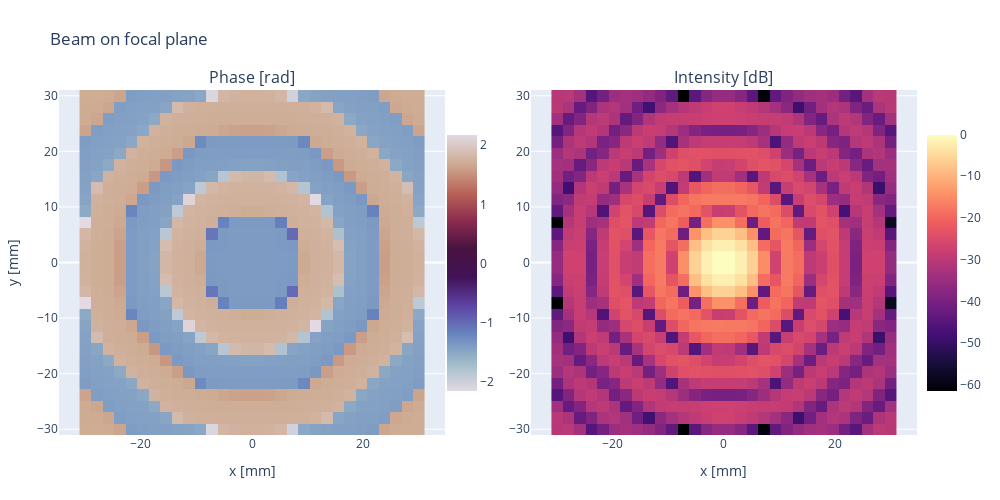

Write notebook code for a chart like this one.
### Code cell
############# plot the field #######################################
# import matplotlib.pyplot as plt
import plotly.graph_objects as go


field_fp = field_fp / np.max(np.abs(field_fp)) # normalize the field
plot_1 = go.Heatmap(
                    x=P_rx_x, 
                    y=P_rx_z,
                    z = np.angle(field_fp),
                    colorscale='Twilight',
                    showscale=True, colorbar=dict(len=0.8, x=0.44),
                    showlegend = False,
                    # hoverinfo='name', 
                    name="phase"
                    )
plot_2 = go.Heatmap( 
                    x=P_rx_x, 
                    y=P_rx_z,
                    z = 20*np.log10(np.abs(field_fp)),
                    # z= np.abs(field_fp*field_fp),
                    colorscale='Magma',
                    showscale=True, 
                    colorbar=dict(len=0.8, x=1), 
                    showlegend = False,
                    # hoverinfo='name', 
                    name="power"
                    )
layout = go.Layout(title='Beam on focal plane', autosize=True,
                width=1000, height=500, 
                margin=dict(l=50, r=50, b=65, t=90),
                xaxis1 = dict(title="x [mm]"),
                yaxis1 = dict(scaleanchor = 'x', title="y [mm]"),
                xaxis2 = dict(scaleanchor = "x", title="x [mm]"),
                yaxis2 = dict(scaleanchor = "y"),
                )

from plotly.subplots import make_subplots
fig = make_subplots(rows=1, cols=2, shared_yaxes=False, shared_xaxes=True, subplot_titles=["Phase [rad]", "Intensity [dB]"])
fig.add_trace(plot_1, row=1, col=1)
fig.add_trace(plot_2, row=1, col=2)
fig.update_layout(layout)
fig.show()

### Figure 1 — Plotly figure (JSON) as saved in the notebook; plotly's stock layout.template omitted (floating-point values rounded to 4 significant figures; data arrays with more than 128 entries replaced by an {"elided": "..."} marker saying what was removed)
{"data": [{"colorbar": {"len": 0.8, "x": 0.44}, "colorscale": [[0, "#e2d9e2"], [0.1111, "#9ebbc9"], [0.2222, "#6785be"], [0.3333, "#5e43a5"], [0.4444, "#421257"], [0.5556, "#471340"], [0.6667, "#8e2c50"], [0.7778, "#ba6657"], [0.8889, "#ceac94"], [1, "#e2d9e2"]], "name": "phase", "showlegend": false, "showscale": true, "type": "heatmap", "x": [-30, -27.93, -25.86, -23.79, -21.72, -19.66, -17.59, -15.52, -13.45, -11.38, -9.31, -7.241, -5.172, -3.103, -1.034, 1.034, 3.103, 5.172, 7.241, 9.31, 11.38, 13.45, 15.52, 17.59, 19.66, 21.72, 23.79, 25.86, 27.93, 30], "xaxis": "x", "y": [-30, -27.93, -25.86, -23.79, -21.72, -19.66, -17.59, -15.52, -13.45, -11.38, -9.31, -7.241, -5.172, -3.103, -1.034, 1.034, 3.103, 5.172, 7.241, 9.31, 11.38, 13.45, 15.52, 17.59, 19.66, 21.72, 23.79, 25.86, 27.93, 30], "yaxis": "y", "z": {"elided": "30x30 float values"}}, {"colorbar": {"len": 0.8, "x": 1}, "colorscale": [[0, "#000004"], [0.1111, "#180f3d"], [0.2222, "#440f76"], [0.3333, "#721f81"], [0.4444, "#9e2f7f"], [0.5556, "#cd4071"], [0.6667, "#f1605d"], [0.7778, "#fd9668"], [0.8889, "#feca8d"], [1, "#fcfdbf"]], "name": "power", "showlegend": false, "showscale": true, "type": "heatmap", "x": [-30, -27.93, -25.86, -23.79, -21.72, -19.66, -17.59, -15.52, -13.45, -11.38, -9.31, -7.241, -5.172, -3.103, -1.034, 1.034, 3.103, 5.172, 7.241, 9.31, 11.38, 13.45, 15.52, 17.59, 19.66, 21.72, 23.79, 25.86, 27.93, 30], "xaxis": "x2", "y": [-30, -27.93, -25.86, -23.79, -21.72, -19.66, -17.59, -15.52, -13.45, -11.38, -9.31, -7.241, -5.172, -3.103, -1.034, 1.034, 3.103, 5.172, 7.241, 9.31, 11.38, 13.45, 15.52, 17.59, 19.66, 21.72, 23.79, 25.86, 27.93, 30], "yaxis": "y2", "z": {"elided": "30x30 float values"}}], "layout": {"annotations": [{"font": {"size": 16}, "showarrow": false, "text": "Phase [rad]", "x": 0.225, "xanchor": "center", "xref": "paper", "y": 1, "yanchor": "bottom", "yref": "paper"}, {"font": {"size": 16}, "showarrow": false, "text": "Intensity [dB]", "x": 0.775, "xanchor": "center", "xref": "paper", "y": 1, "yanchor": "bottom", "yref": "paper"}], "autosize": true, "height": 500, "margin": {"b": 65, "l": 50, "r": 50, "t": 90}, "title": {"text": "Beam on focal plane"}, "width": 1000, "xaxis": {"anchor": "y", "domain": [0, 0.45], "title": {"text": "x [mm]"}}, "xaxis2": {"anchor": "y2", "domain": [0.55, 1], "scaleanchor": "x", "title": {"text": "x [mm]"}}, "yaxis": {"anchor": "x", "domain": [0, 1], "scaleanchor": "x", "title": {"text": "y [mm]"}}, "yaxis2": {"anchor": "x2", "domain": [0, 1], "scaleanchor": "y"}}}
